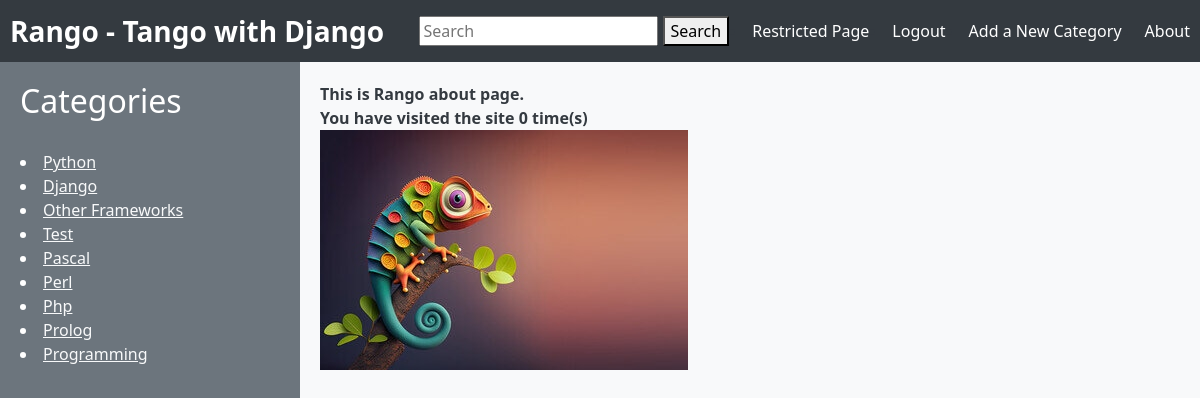
/rango/about/ (signed in), run on the app's committed database.
### rango/models.py (models this page shows, shortened)
class Category(models.Model):
    name = models.CharField(max_length=128, unique=True)
    likes = models.PositiveIntegerField(default=0)
    views = models.IntegerField(default=0)

### rango/views.py (the view)
# urls.py: path('about/', about, name='about'),
def about(request):
    if request.session.get('visits'):
        count = request.session.get('visits')
    else:
        count = 0
    context = {
        'about': 'This is Rango about page.',
        'visits': count,
    }
    return render(request, 'rango/about.html', context)

### rango/templatetags/rango_extras.py (called while the page is built)
@register.inclusion_tag('rango/cats.html')
def get_category_list(cat=None):
    return {'cats': Category.objects.all(), 'act_cat': cat, 'pages': Page.objects.all()}

### templates/rango/about.html (shortened to what this page needs)
{% extends 'base.html' %}
{% load static %}
{% block body_block %}
	<strong>{{ about }}</strong> <br />
	<strong>You have visited the site {{ visits }} time(s)</strong><br />
		<img src="{% static 'about_new.jpg' %}" alt="Picture of chameleon" />
	</body>
	<br>
{% endblock %}

### templates/rango/cats.html
{% if cats %}
    {% for c in cats %}
        {% if c == act_cat %} <li  class="active" > {% else  %} <li>{% endif %}
            <a href="/rango/category/{{c.name}}" class="cat-color">{{ c.name }}</a></li>
    {% endfor %}
{% else %}
    <li> <strong >There are no category present.</strong></li>
    </ul>
{% endif %}

### templates/base.html (style rules this page uses)
body { background-color: #f8f9fa; color: #343a40; margin: 0; }
.cat-color { color: #f8f9fa; }

### data on the page
Category: name "Python"
Category: name "Django"
Category: name "Other Frameworks"
Category: name "Test"
Category: name "Pascal"
Category: name "Perl"
Category: name "Php"
Category: name "Prolog"
Category: name "Programming"

### other printed values
{{ about }} "This is Rango about page."
{{ visits }} "0"
